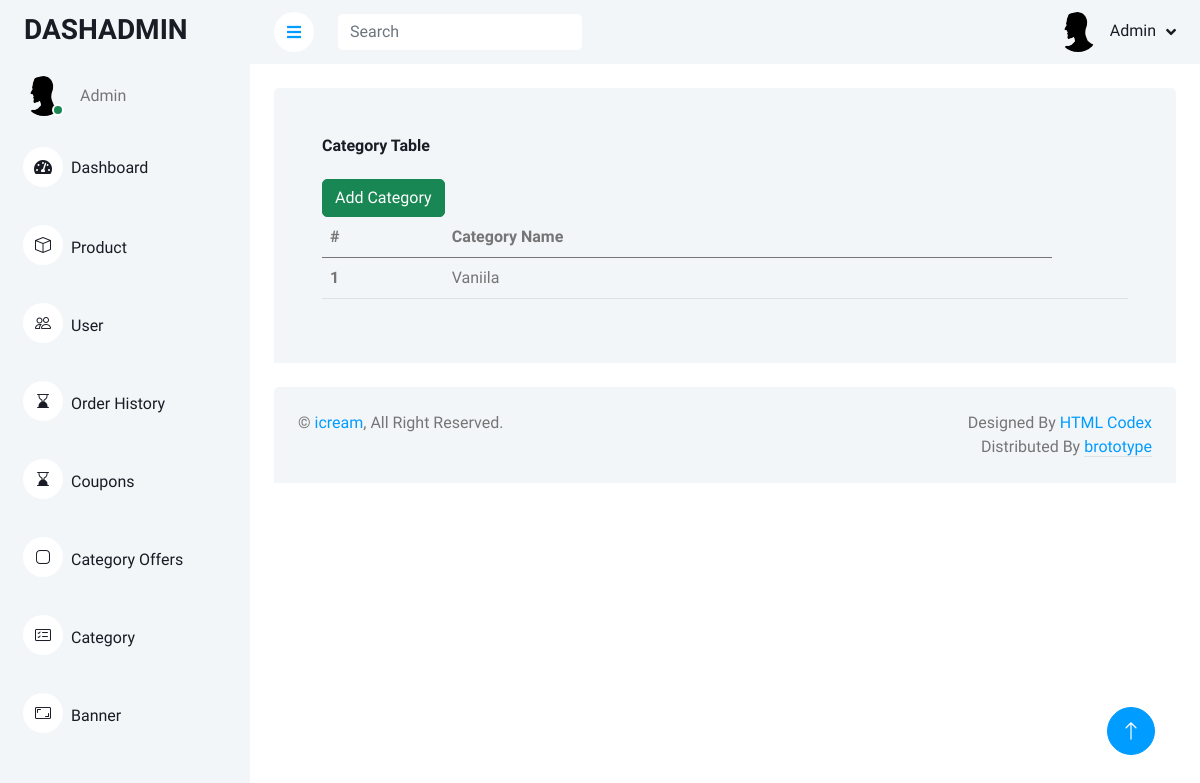
Before: /customize/category/ with the older database file.
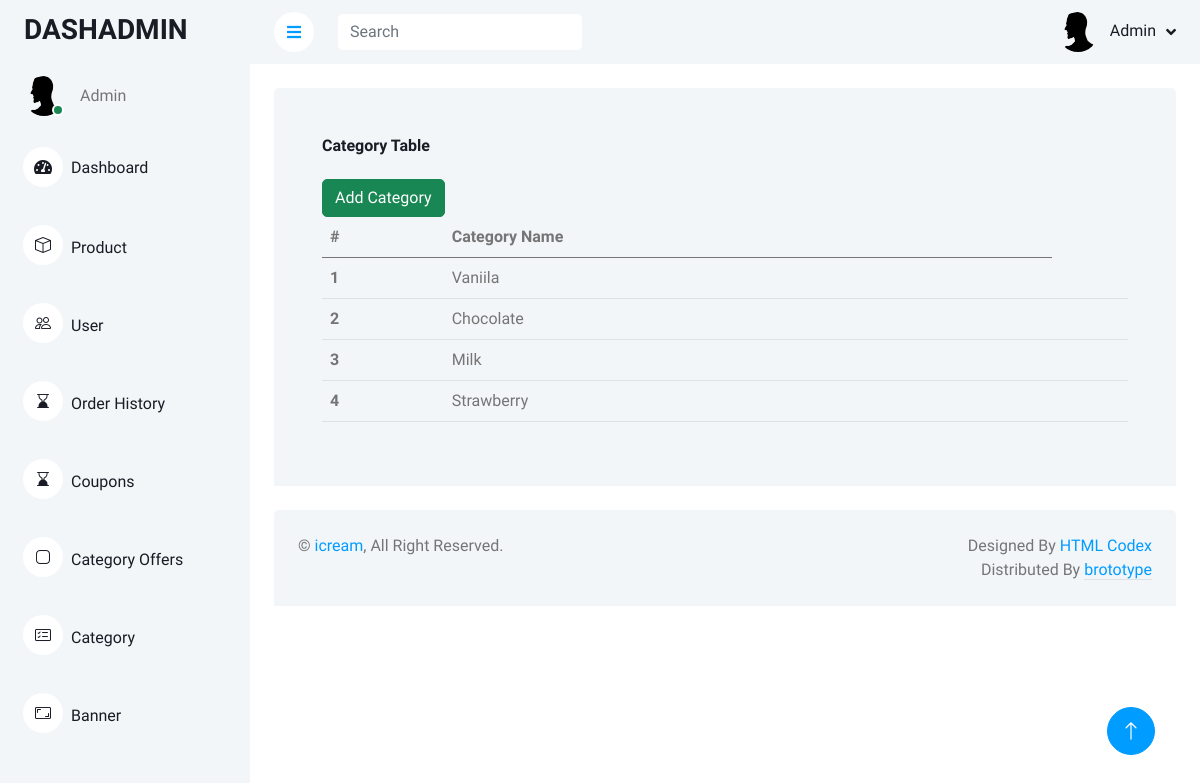
After: the same page with the newer database file.
### home/models.py (models this page shows, shortened)
class Category(models.Model):
    category_name = models.CharField(max_length=30,default=None)

### customize/views.py (the view)
# urls.py: path('category/',views.product_category,name='product_category'),
def product_category(request):
    category_name = Category.objects.all()
    return render(request,'category.html',{'category_name':category_name})

### customize/templates/category.html
{% extends 'admindemo.html' %}
    {% block content %}
    {% load static %}
                <div class="container-fluid pt-4 px-4">
                <div class="bg-light rounded-top p-4">
                    <div class="row ">
                        <div class="col-sm-12 col-xl-12">
                            <div class="bg-light rounded h-100 p-4">
                                <h6 class="mb-4">Category Table </h6>
                                <a href="{% url 'add_product_category' %}" type="button" class="btn btn-success">Add Category</a>
                                <table class="table">
                                    <thead>
                                        <tr>
                                            <th scope="col">#</th>
                                            <th scope="col">Category Name</th>
                                        </tr>
                                    </thead>
                                    <tbody>
                                        {% for categoryitem in category_name %}
                                        <tr>
                                            <th scope="row">{{categoryitem.id}}</th>
                                            <td>{{categoryitem.category_name}}</td>
                                            <td></td>
                                        </tr>
                                        {% endfor %}
                                    </tbody>
                                </table>
                            </div>
                        </div>
                    </div>
                </div>
                </div>
    {% endblock %}

Changed rows visible on the page:
added Category: id "2", category_name "Chocolate"
added Category: id "3", category_name "Milk"
added Category: id "4", category_name "Strawberry"
